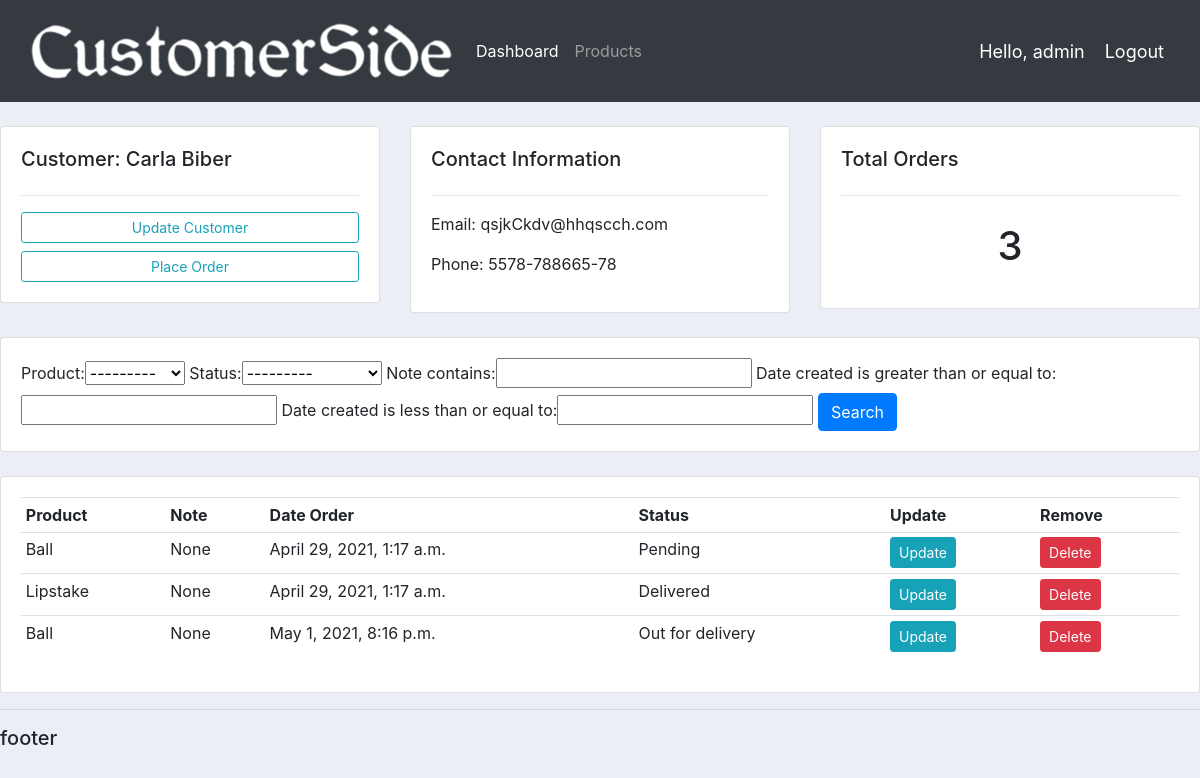
The page /customer/3/ (signed in) on the database its author committed.
### accounts/models.py (models this page shows, shortened)
class customer(models.Model):
    name = models.CharField(max_length=200, null=True)
    phone = models.CharField(max_length=200, null=True)
    email = models.CharField(max_length=200, null=True)
    date_created = models.DateTimeField(auto_now_add=True, null=True)

class order(models.Model):
    STATUS = (
        ('Pending', 'Pending'),
        ('Out for delivery', 'Out for delivery'),
        ('Delivered', 'Delivered'),
    )
    product = models.ForeignKey(products, null=True, on_delete=models.SET_NULL)
    customer = models.ForeignKey(customer, null=True, on_delete=models.SET_NULL)
    date_created = models.DateTimeField(auto_now_add=True, null=True)
    status = models.CharField(max_length=200, null=True, choices=STATUS)
    note = models.CharField(max_length=1000, null=True)

class products(models.Model):
    CATEGORY = (
        ('InDoor', 'InDoor'),
        ('OutDoor', 'OutDoor'),
    )
    name = models.CharField(max_length=200, null=True)
    price = models.FloatField(null=True)
    category = models.CharField(max_length=200, null=True, choices=CATEGORY)
    description = models.CharField(max_length=200, null=True, blank=True)
    date_created = date_created = models.DateTimeField(auto_now_add=True, null=True)
    tags = models.ManyToManyField(Tag)
    def __str__(self):
        return self.name

### accounts/views.py (the view)
# urls.py: path('customer/<str:pk>/', views.Customers,  name="customer"),
@login_required(login_url='login')
def Customers(request, pk):
    Customer = customer.objects.get(id=pk)
    orders = Customer.order_set.all()
    nb = orders.count()
    myFilter = OrderFilter(request.GET, queryset=orders)
    orders = myFilter.qs
    context ={'Customer':Customer, 'orders':orders, 'nb': nb, 'myFilter':myFilter}
    return render(request, 'accounts/customer.html', context)

### accounts/templates/accounts/customer.html
{% extends 'accounts/main.html' %}
{% block content %}
<br>
<div class="row">
    <div class="col-md">
        <div class="card card-body">
            <h5>Customer: {{Customer.name}}</h5>
            <hr>
            <a class="btn btn-outline-info btn-sm btn-block" href="">Update Customer</a>
            <a class="btn btn-outline-info btn-sm btn-block" href="{% url 'create_order' Customer.id%}">Place Order</a>
        </div>
    </div>
    <div class="col-md">
        <div class="card card-body">
            <h5>Contact Information</h5>
            <hr>
            <p>Email: {{ Customer.email}}</p>
            <p>Phone: {{ Customer.phone}}</p>
        </div>
    </div>
    <div class="col-md">
        <div class="card card-body">
            <h5>Total Orders</h5>
            <hr>
            <h1 style="text-align: center; padding: 10px">{{nb}}</h1>
        </div>
    </div>
</div>
<br>
<div class="row">
    <div class="col">
        <div class="card card-body">
            <form method="get">
                 {{myFilter.form}}
                <button class="btn btn-primary" type="sbmit">Search</button>
            </form>
        </div>
    </div>
</div>
<br>
<div class="row">
    <div class="col-md">
        <div class=" card card-body ">
            <table class="table table-sm">
                <tr>
                    <th>Product</th>
                    <th>Note</th>
                    <th>Date Order</th>
                    <th>Status</th>
                    <th>Update</th>
                    <th>Remove</th>
                </tr>
                {% for order in orders %}
                <tr>
                    <td>{{order.product}}</td>
                    <td>{{order.note}}</td>
                    <td>{{order.date_created}}</td>
                    <td>{{order.status}}</td>
                     <td><a class="btn btn-primary  btn-sm btn-info" href="{% url 'update_order' order.id %}">Update</a></td>
         <td><a class="btn btn-primary  btn-sm btn-danger" href="{% url 'delete_order' order.id %}">Delete</a></td>
                </tr>
                {% endfor%}
            </table>
        </div>
    </div>
</div>
{% endblock %}

### accounts/templates/accounts/navbar.html (shortened to what this page needs)
{% load static %}
<nav class="navbar navbar-expand-lg navbar-dark bg-dark">
<img src="{% static '/images/logo.png'%}">
  <div class="collapse navbar-collapse" id="navbarNav">
    <ul class="navbar-nav">
      <li class="nav-item active">
        <a class="nav-link" href="{% url 'home' %}">Dashboard</a>
      </li>
      <li class="nav-item">
        <a class="nav-link" href="{% url 'products' %}">Products</a>
      </li>
    </ul>
  </div>
  <span class="hello-msg">Hello, {{request.user}}</span>
  <span><a class="hello-msg" href="{% url 'logout' %}">Logout</a></span>
</nav>

### static/css/main.css (style rules this page uses)
body { background-color: #ebeff5; }

### accounts/templates/accounts/navbar.html (style rules this page uses)
.hello-msg { color: #fff; font-size : 18px; margin-right: 20px; }

### rows shown on the page
customer: name "Carla Biber", email "qsjkCkdv@hhqscch.com", phone "5578-788665-78"
order: product "Ball", note "None", date_created "April 29, 2021, 1:17 a.m.", status "Pending"
order: product "Lipstake", note "None", date_created "April 29, 2021, 1:17 a.m.", status "Delivered"
order: product "Ball", note "None", date_created "May 1, 2021, 8:16 p.m.", status "Out for delivery"

### other values the page prints
{{ request.user }} "admin"
{{ nb }} "3"
